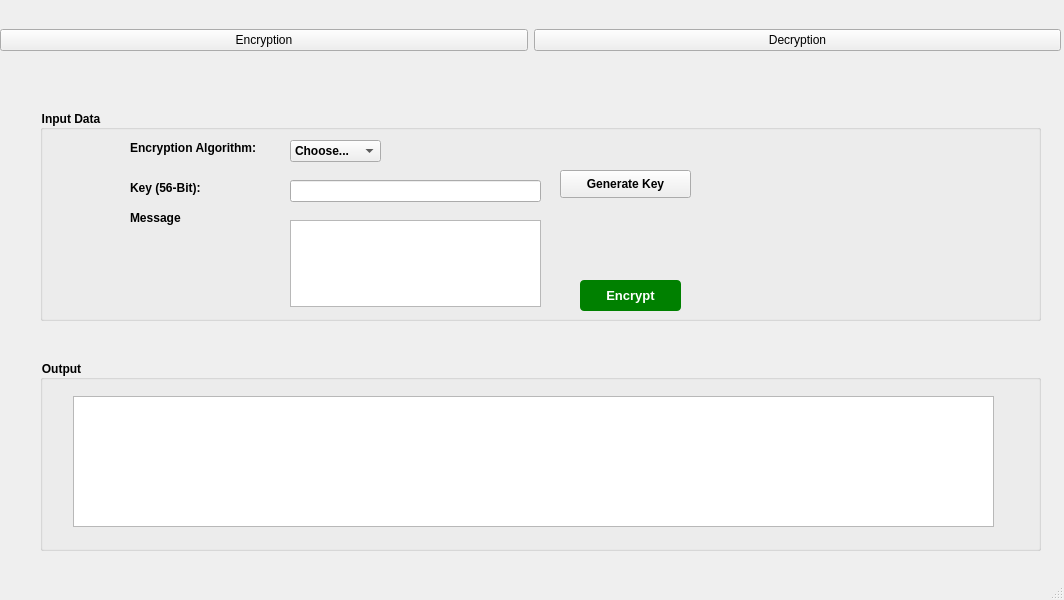
<?xml version="1.0" encoding="UTF-8"?>
<ui version="4.0">
 <class>MainWindow</class>
 <widget class="QMainWindow" name="MainWindow">
  <property name="geometry">
   <rect>
    <x>0</x>
    <y>0</y>
    <width>1064</width>
    <height>600</height>
   </rect>
  </property>
  <property name="windowTitle">
   <string>MainWindow</string>
  </property>
  <widget class="QWidget" name="centralwidget">
   <widget class="QWidget" name="horizontalLayoutWidget">
    <property name="geometry">
     <rect>
      <x>0</x>
      <y>0</y>
      <width>1061</width>
      <height>80</height>
     </rect>
    </property>
    <layout class="QHBoxLayout" name="horizontalLayout">
     <item>
      <widget class="QPushButton" name="pushButton">
       <property name="text">
        <string>Encryption</string>
       </property>
      </widget>
     </item>
     <item>
      <widget class="QPushButton" name="pushButton_2">
       <property name="text">
        <string>Decryption</string>
       </property>
      </widget>
     </item>
    </layout>
   </widget>
   <widget class="QGroupBox" name="groupBox_2">
    <property name="geometry">
     <rect>
      <x>40</x>
      <y>110</y>
      <width>1001</width>
      <height>211</height>
     </rect>
    </property>
    <property name="autoFillBackground">
     <bool>false</bool>
    </property>
    <property name="styleSheet">
     <string notr="true">font-weight: bold</string>
    </property>
    <property name="title">
     <string>Input Data</string>
    </property>
    <widget class="QLabel" name="label_2">
     <property name="geometry">
      <rect>
       <x>90</x>
       <y>30</y>
       <width>141</width>
       <height>16</height>
      </rect>
     </property>
     <property name="text">
      <string>Encryption Algorithm:</string>
     </property>
    </widget>
    <widget class="QComboBox" name="comboBox">
     <property name="geometry">
      <rect>
       <x>250</x>
       <y>30</y>
       <width>91</width>
       <height>22</height>
      </rect>
     </property>
     <item>
      <property name="text">
       <string>Choose...</string>
      </property>
     </item>
     <item>
      <property name="text">
       <string>DES</string>
      </property>
     </item>
     <item>
      <property name="text">
       <string>AES</string>
      </property>
     </item>
    </widget>
    <widget class="QLabel" name="label_3">
     <property name="geometry">
      <rect>
       <x>90</x>
       <y>70</y>
       <width>141</width>
       <height>16</height>
      </rect>
     </property>
     <property name="text">
      <string>Key (56-Bit):</string>
     </property>
    </widget>
    <widget class="QLineEdit" name="lineEdit">
     <property name="geometry">
      <rect>
       <x>250</x>
       <y>70</y>
       <width>251</width>
       <height>22</height>
      </rect>
     </property>
    </widget>
    <widget class="QPushButton" name="pushButton_3">
     <property name="geometry">
      <rect>
       <x>520</x>
       <y>60</y>
       <width>131</width>
       <height>28</height>
      </rect>
     </property>
     <property name="text">
      <string>Generate Key</string>
     </property>
    </widget>
    <widget class="QLabel" name="label_4">
     <property name="geometry">
      <rect>
       <x>90</x>
       <y>100</y>
       <width>141</width>
       <height>16</height>
      </rect>
     </property>
     <property name="text">
      <string>Message</string>
     </property>
    </widget>
    <widget class="QTextEdit" name="textEdit_2">
     <property name="geometry">
      <rect>
       <x>250</x>
       <y>110</y>
       <width>251</width>
       <height>87</height>
      </rect>
     </property>
    </widget>
    <widget class="QPushButton" name="pushButton_4">
     <property name="geometry">
      <rect>
       <x>540</x>
       <y>170</y>
       <width>101</width>
       <height>31</height>
      </rect>
     </property>
     <property name="font">
      <font>
       <pointsize>10</pointsize>
       <weight>75</weight>
       <bold>true</bold>
      </font>
     </property>
     <property name="styleSheet">
      <string notr="true">background-color: green; color: white; border-radius: 4px;</string>
     </property>
     <property name="text">
      <string>Encrypt</string>
     </property>
    </widget>
   </widget>
   <widget class="QGroupBox" name="groupBox_3">
    <property name="geometry">
     <rect>
      <x>40</x>
      <y>360</y>
      <width>1001</width>
      <height>191</height>
     </rect>
    </property>
    <property name="autoFillBackground">
     <bool>false</bool>
    </property>
    <property name="styleSheet">
     <string notr="true">font-weight: bold</string>
    </property>
    <property name="title">
     <string>Output</string>
    </property>
    <widget class="QTextEdit" name="textEdit">
     <property name="geometry">
      <rect>
       <x>33</x>
       <y>36</y>
       <width>921</width>
       <height>131</height>
      </rect>
     </property>
    </widget>
   </widget>
  </widget>
  <widget class="QStatusBar" name="statusbar"/>
 </widget>
 <resources/>
 <connections/>
</ui>
